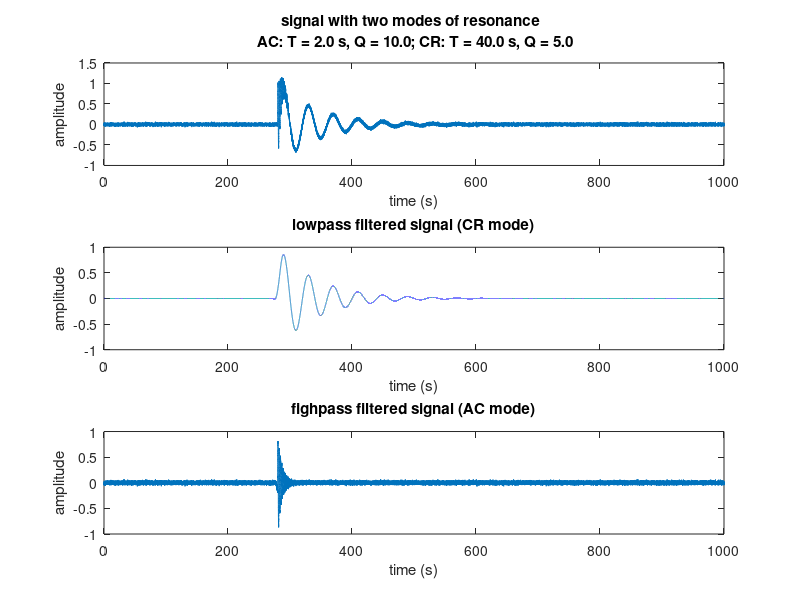
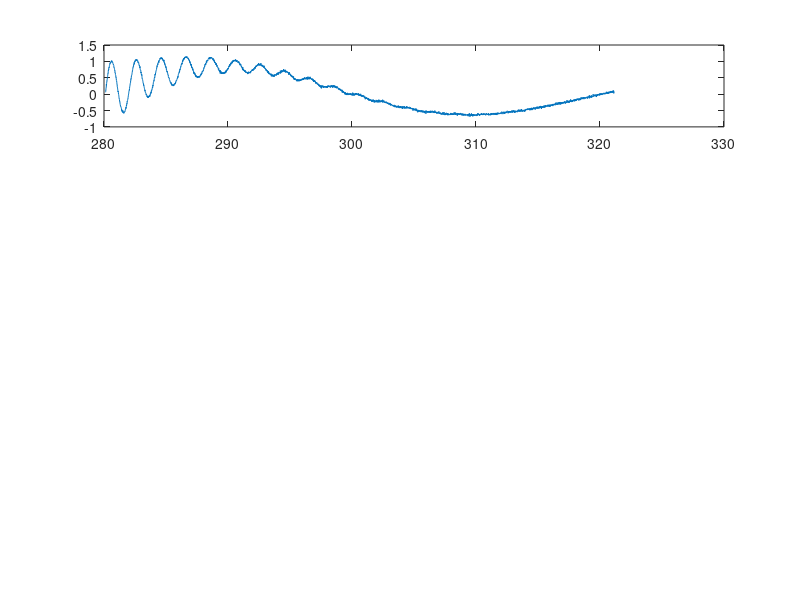

Source code (MATLAB) for these figures, in order: (Note: this script raises an error after producing the figures.)
close all
clear
clc

% ---- specify parameters ----

window_multiplier = 10; % this determines where the time series gets trimmed

T_ac = 2.0; % acoustic mode T (sec)
omega1 = 2*pi/T_ac;
Q_ac = 10; % acoustic mode quality factor
alpha1 = omega1/(2*Q_ac);

T_cr = 40.0; % conduit reservoir T (sec)
omega2 = 2*pi/T_cr;
Q_cr = 5; % condiuit reservoir mode quality factor
alpha2 = omega2/(2*Q_cr);

dt = 0.01;
Ttotal = -log(0.001)/min(alpha1, alpha2);  % amount of decay
event_t = 0:dt:Ttotal;

noise_level = 35; % noise level for awgn function

%% ---- build time series with two pulses ----

% build pulses
F_event1 = sin(omega1.*event_t).*exp(-alpha1*event_t);
F_event2 = sin(omega2.*event_t).*exp(-alpha2*event_t);

% pad the signal
total_duration = 1000; % set to 9 minutes to give time for cr decay (sec)
times = round(total_duration / dt);

F_ac= zeros(1, times);
start_idx = floor((times - length(F_event1)) / 2) + 1;
F_ac(start_idx:start_idx + length(F_event1) - 1) = F_event1;
F_ac = awgn(F_ac,noise_level); % add gaussian white noise to ac timeseries

F_cr= zeros(1, times);
start_idx = floor((times - length(F_event2)) / 2) + 1;
F_cr(start_idx:start_idx + length(F_event2) - 1) = F_event2;

% combine signals
F = F_ac + F_cr;

% time vector
t = (0:times - 1) * dt;


% plot the signal

figure(1)
subplot(3,1,1)
plot(t, F)
hold on
xlabel('time (s)')
ylabel('amplitude')
title(sprintf('signal with two modes of resonance \n AC: T = %.1f s, Q = %.1f; CR: T = %.1f s, Q = %.1f', T_ac, Q_ac, T_cr, Q_cr))




%% --- find optimal window length for each pulse ---

% step 1: make two filtered copies of the signal, one for > 10 sec 
% and one for < 10 sec

    Fs = 1/dt;                % sampling frequency
    cutoff_period = 10;       % sec
    cutoff_freq = 1 / cutoff_period;  % hz

    % design butterworth filters (2nd order)
    % one low-pass one high-pass
    % we are in terms of freq now so the low-pass will be for our conduit
    % reservoir mode and high-pass for acoustic mode
    [b_low, a_low] = butter(2, cutoff_freq/(Fs/2), 'low');
    [b_high, a_high] = butter(2, cutoff_freq/(Fs/2), 'high');

    % make filtered copy for each mode
    F_low = filtfilt(b_low, a_low, F); % conduit reservoir mode
    F_high = filtfilt(b_high, a_high, F); % acoustic mode

    % plot
    subplot(3,1,2);
    plot(t, F_low);
    title('lowpass filtered signal (CR mode)');
    xlabel('time (s)'); ylabel('amplitude');

    subplot(3,1,3);
    plot(t, F_high);
    title('fighpass filtered signal (AC mode)');
    xlabel('time (s)'); ylabel('amplitude');
    hold on;


% STEP 2: calculate lta of unfiltered signalto set threshold
    
    lta = mean(F(F >= 0));  % long-term average (positive only)
    threshold = lta;
    
% STEP 3: time window onset for both signals
    % we will use the filtered signals to find the point just before the peak
    % amp of both signals
    % NOTE: we are making an assumption that each mode will be the dominant
    % amplitude within it's bandpassed timeseries. 

    % acoustic mode
    [~, max_idx_ac] = max(F_high);  % peak index in the highpass signal
    % conduit-reservoir mode
    [~, max_idx_cr] = max(F_low);  % peak index in the lowpass signal

% STEP 4: trim timeseries for each mode
   % now that we have the starting index, we are now back to using the unfiltered signal

    % acoustic mode onset/offset

    % find onset
    onset_idx = 1;
    for i = max_idx_ac:-1:1
        if F(i) < threshold
            onset_idx = i;
            break;
        end
    end

    % find offset
    window_duration = T_ac;  % based on original pulse
    window_samples = round(window_duration / dt);
    offset_idx = length(F);
    for i = max_idx_ac:(length(F) - window_samples)
        window = F(i:i + window_samples - 1);
        if mean(window < threshold) > 0.90
            offset_idx = (i + window_samples - 1) + window_multiplier*(T_ac/dt);
            break;
        end
    end

    % trim signal
    F_ac = F(onset_idx:offset_idx);
    t_ac = t(onset_idx:offset_idx);

    figure(2);
    subplot(4,1,1);
    plot(t_ac, F_ac);
    hold on;
    yline(lta, Color="red");
    title('trimmed signal (AC)');
    xlabel('time (s)'); ylabel('amplitude');
    legend("","LTA")
    hold on;


    % conduit reservoir mode onset/offset
    
    % find onset of eac
    onset_idx = 1;
    for i = max_idx_cr:-1:1
        if F(i) < threshold
            onset_idx = i;
            break;
        end
    end
    
    % find offset
    window_duration = T_cr;  % based on original pulse
    window_samples = round(window_duration / dt);
    offset_idx = length(F);
    for i = max_idx_cr:(length(F) - window_samples)
        window = F(i:i + window_samples - 1);
        if mean(window < threshold) > 0.90
            offset_idx = (i + window_samples - 1) + window_multiplier*(T_cr/dt);
            break;
        end
    end

    % trim signal
    F_cr = F(onset_idx:offset_idx);
    t_cr = t(onset_idx:offset_idx);

    subplot(4,1,2);
    plot(t_cr, F_cr);
    hold on;
    yline(lta, Color="red");
    title('trimmed signal (CR)');
    xlabel('time (s)'); ylabel('amplitude');
    legend("","LTA")
    hold on;



%% ---- compute spectrum and estimate T and Q for each mode ----

% STEP 5 (acoustic mode): find spectral peak of interest
    % fft
    [Fv_ac,FTs,Iv,spectrum_ac] = compute_fft(F_ac,dt);
    
    % find peaks
    [peaks, locs, widths, prominence] = findpeaks(spectrum_ac,'SortStr','descend');
    periods = 1 ./ Fv_ac(locs); % convert to period (for sanity)
    
    % filter for peaks with period < 10 sec
    valid_idx = find(periods < 10);
    if isempty(valid_idx)
        error('No spectral peaks in AC range.');
    end
    
    % choose largest peak among those in range
    [~, max_idx] = max(peaks(valid_idx));
    final_idx = valid_idx(max_idx);
    % peak = peaks(final_idx);
    loc = locs(final_idx);

% STEP 6 (acoustic mode): estimate T and Q in spectral domain

    width = widths(final_idx);
    dF = (Fv_ac(2) - Fv_ac(1)) / 2; % delta frequency
    T_pred_ac = 1 / Fv_ac(loc);
    Q_pred_ac = Fv_ac(loc) / (width * dF);

% STEP 5 (conduit reservoir mode): find spectral peak of interest
    % fft
    [Fv_cr,FTs,Iv,spectrum_cr] = compute_fft(F_cr,dt);
    
    % find peaks
    [peaks, locs, widths, prominence] = findpeaks(spectrum_cr,'SortStr','descend');
    periods = 1 ./ Fv_cr(locs); % convert to period (for sanity)
    
    % filter for peaks with period > 10 sec
    valid_idx = find(periods > 10);
    if isempty(valid_idx)
        error('No spectral peaks in CR range.');
    end
    
    % choose largest peak among those in range
    [~, max_idx] = max(peaks(valid_idx));
    final_idx = valid_idx(max_idx);
    % peak = peaks(final_idx);
    loc = locs(final_idx);

% STEP 6 (conduit reservoir mode): estimate T and Q in spectral domain

    width = widths(final_idx);
    dF = (Fv_cr(2) - Fv_cr(1)) / 2; % delta frequency
    T_pred_cr = 1 / Fv_cr(loc);
    Q_pred_cr = Fv_cr(loc) / (width * dF);


        
    subplot(4,1,3)
    findpeaks(spectrum_ac, Fv_ac, 'Annotate', 'extents')
    xlabel('frequency (hz)')
    ylabel('amplitude')
    title(sprintf('spectrum trimmed for acoustic mode \n Pred T: %.1f, Pred Q: %.1f', T_pred_ac, Q_pred_ac))
    set(gca, 'Xscale', 'log')
    hold on;
    
    subplot(4,1,4)
    findpeaks(spectrum_cr, Fv_cr, 'Annotate', 'extents')
    xlabel('frequency (hz)')
    ylabel('amplitude')
    title(sprintf('spectrum trimmed for cr mode \n Pred T: %.1f, Pred Q: %.1f', T_pred_cr, Q_pred_cr))
    set(gca, 'Xscale', 'log')

% --- Display results ---
disp(['Predicted period is: ', num2str(T_pred_ac)])
disp(['Predicted quality factor is: ', num2str(Q_pred_ac)])

disp(['Predicted period is: ', num2str(T_pred_cr)])
disp(['Predicted quality factor is: ', num2str(Q_pred_cr)])
